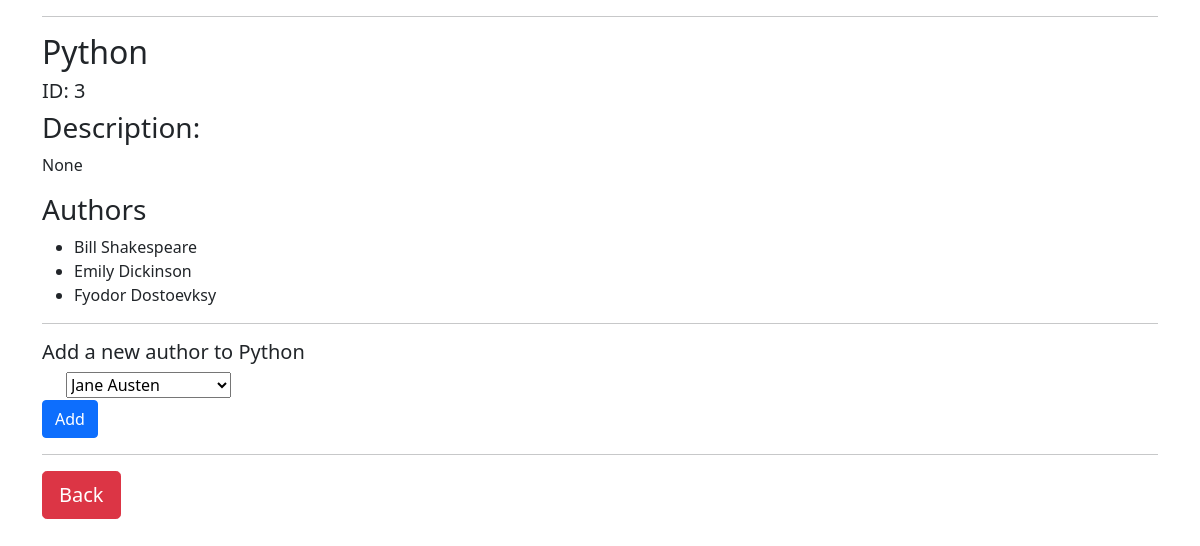
Page /books/3 on the committed database.
### booksauthors/models.py (models this page shows)
class Book(models.Model):
    title= models.CharField(max_length=255)
    desc=models.TextField(null=True)
    created_at = models.DateTimeField(auto_now_add=True)
    updated_at = models.DateTimeField(auto_now=True)

class Author(models.Model):
    first_name=models.CharField(max_length=255)
    last_name= models.CharField(max_length=255)
    notes=models.TextField(null=True)
    books = models.ManyToManyField(Book, related_name="Authors")
    created_at = models.DateTimeField(auto_now_add=True)
    updated_at = models.DateTimeField(auto_now=True)

### booksauthors/views.py (the view)
# urls.py: path('books/<int:num>', views.book),
def book(request, num):
    book= Book.objects.get(id=num)
    context={
        'book': book,
        'authors': book.Authors.all(),
        'allauthors': Author.objects.all()
    }
    return render(request,'book.html', context)

### booksauthors/templates/book.html (shortened to what this page needs)
<!DOCTYPE html>
<html lang="en">
    <head>
        <link href="https://cdn.jsdelivr.net/npm/bootstrap@5.0.1/dist/css/bootstrap.min.css" rel="stylesheet"
>
    </head>
    <body>
        <div class="container">
            <hr>
            <h2>{{ book.title }}</h2>
            <h5>ID: {{ book.id }}</h5>
            <h3>Description:</h3>
            <p>{{ book.desc }}</p>
            <h3>Authors</h3>
            <ul>
                {% for author in authors %}
                <li>{{ author.first_name }} {{ author.last_name }}</li>
                {% endfor %}
            </ul>
            <hr>
            <form action="/books/{{ book.id }}/update" method="post">{% csrf_token %}
                <h5>Add a new author to {{ book.title }} </h5>
                <div class="form-check">
                    <select name="authortoadd" id="authortoadd">
                        {% for author in allauthors %}
                        <option value="{{author.id}}">{{ author.first_name }} {{ author.last_name }}</option>
                        {% endfor %}
                    </select>
                </div>
                <button type="submit" class="btn btn-primary">Add</button>
                <hr>
                <div><a href="/books"><button type="button" class="btn btn-danger btn-lg">Back</button></a></div>
        </div>
    </body>
</html>

### rows in the picture
Book: title "Python", id "3", desc "None"
Author: first_name "Bill", last_name "Shakespeare"
Author: first_name "Emily", last_name "Dickinson"
Author: first_name "Fyodor", last_name "Dostoevksy"

### other values in the picture
form field authortoadd "Jane Austen"
